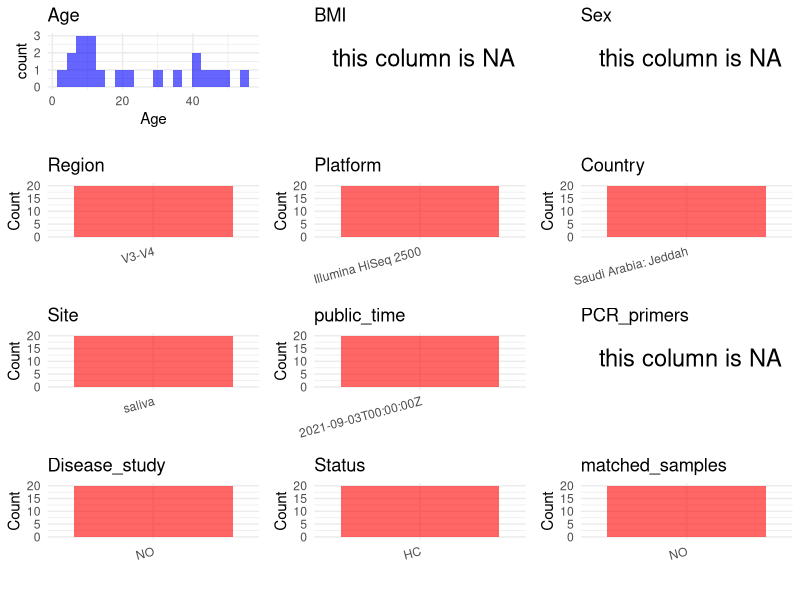

Generate this figure with R: (Note: this script raises an error after producing the figure.)
## ---- chunk 1
# Load necessary libraries
library(dplyr)
library(ggplot2)
library(cowplot)
library(readxl)

# Set working directory (update this path to your local directory)
setwd("/home/dongbiao/word_embedding_microbiome/all_data/oral/global-oral-microbiome/data/projects/PRJNA760299")

# Read the initial metadata files
initial_meta<-read.csv("SraRunTable.csv")

head(initial_meta)
## ---- chunk 2
# Create a uniform metadata dataframe
metadata <- data.frame(
  BioProject = initial_meta$BioProject,
  Run = initial_meta$Run,
  sample_name = initial_meta$Sample.Name,
  Age = initial_meta$Host_Age,
  BMI = NA,
  Sex = NA,
  Region = "V3-V4",
  Platform = initial_meta$Instrument,
  Country = initial_meta$geo_loc_name,
  Site = "saliva",
  public_time = initial_meta$ReleaseDate,
  stringsAsFactors = FALSE
)
metadata<-unique(metadata)
## ---- chunk 3
# Add information obtained from the publication
metadata$PCR_primers <- NA
metadata$title <- "Study of oral microbiota diversity among groups of families originally from different countries"
metadata$Disease_study <- "NO"

# Assign disease status based on sample_name patterns
metadata$Status <-"HC"
metadata$matched_samples <- "NO"
## ---- chunk 4
# Check the number of unique runs and sample names
print(paste("Number of unique runs:", length(unique(metadata$Run))))
print(paste("Number of unique sample names:", length(unique(metadata$sample_name))))
## ---- chunk 5
# Select columns for visualization
plot_data <- metadata %>%
  select(-BioProject, -Run, -sample_name, -title)

# Function to create simple plots for each column
create_simple_plots <- function(data) {
  plots <- list()
  
  for (col in colnames(data)) {
    # Check if the column is all NA
    if (all(is.na(data[[col]]))) {
      # Create an empty plot with text indicating all NA
      p <- ggplot() +
        annotate("text", x = 0.5, y = 0.5, label = "this column is NA", size = 6) +
        labs(title = col) +
        theme_void()
    } else if (is.numeric(data[[col]])) {
      # Numeric variable: histogram
      p <- ggplot(data, aes(x = .data[[col]])) +
        geom_histogram(fill = "blue", alpha = 0.6, bins = 20, na.rm = TRUE) +
        labs(title = col) +
        theme_minimal()
    } else {
      # Categorical variable: bar plot (remove NA values)
      count_data <- as.data.frame(table(data[[col]], useNA = "ifany"))
      p <- ggplot(count_data, aes(x = reorder(Var1, -Freq), y = Freq)) +
        geom_col(fill = "red", alpha = 0.6) +
        labs(title = col, x = NULL, y = "Count") +
        theme_minimal() +
        theme(axis.text.x = element_text(angle = 15, hjust = 1))
    }
    plots[[col]] <- p
  }
  
  return(plots)
}

# Generate and arrange plots
plots <- create_simple_plots(plot_data)
p<-plot_grid(plots$Age, 
          plots$BMI, 
          plots$Sex, 
          plots$Region, 
          plots$Platform, 
          plots$Country, 
          plots$Site,
          plots$public_time, 
          plots$PCR_primers,
          plots$Disease_study,
          plots$Status,
          plots$matched_samples,# add 
          ncol = 3, align = "hv", axis = "lb")
ggsave("Metadata_Summary.png", plot = p, width = 8, height = 6, dpi = 150)
## ---- chunk 6
knitr::include_graphics("Metadata_Summary.png")
## ---- chunk 7
# Reorder columns to match the desired format
metadata <- metadata[, c(
  "BioProject", "Run", "sample_name", "Age", "BMI", "Sex", 
  "Region", "Platform", "Country", "Site", "public_time", 
  "PCR_primers", "title", "Disease_study", "Status","matched_samples"
)]

# Export the uniform metadata to a CSV file
metadata<-unique(metadata)
write.csv(metadata, file = "metadata.csv", quote = FALSE)
head(metadata)
